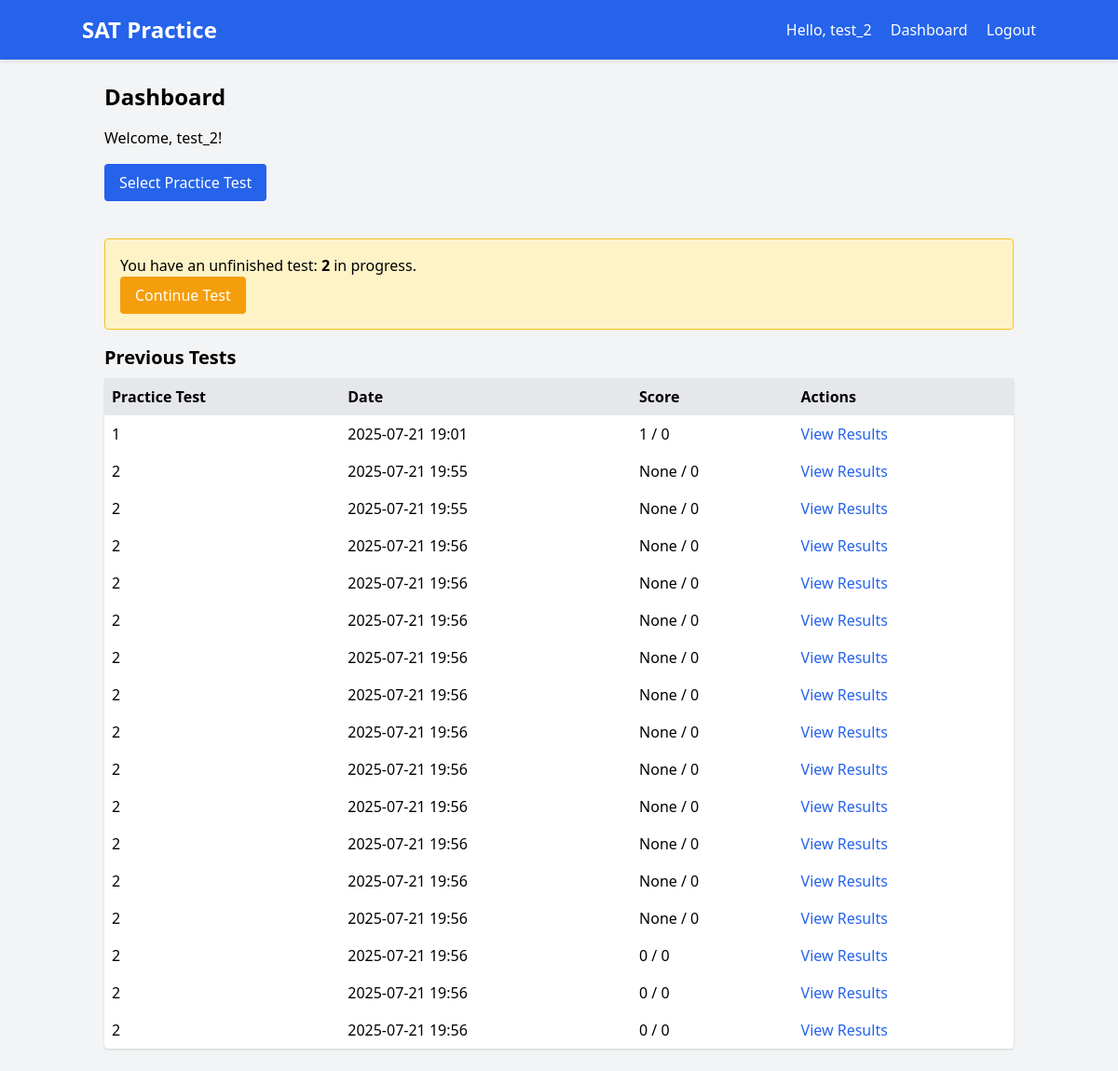
/dashboard (signed in), run on the app's committed database.
### app.py (models this page shows)
class User(db.Model):
    id = db.Column(db.Integer, primary_key=True)
    username = db.Column(db.String(80), unique=True, nullable=False)
    password = db.Column(db.String(120), nullable=False)
    email = db.Column(db.String(120), unique=True, nullable=False)

class TestSession(db.Model):
    id = db.Column(db.Integer, primary_key=True)
    user_id = db.Column(db.Integer, db.ForeignKey('user.id'), nullable=False)
    practice_test_id = db.Column(db.String(10), nullable=False)  # ID of the practice test (e.g., 'test1', 'test2')
    start_time = db.Column(db.DateTime, nullable=False)
    score = db.Column(db.Integer, nullable=True)
    answers = db.Column(db.Text, nullable=True)  # JSON string of answers
    current_question = db.Column(db.Integer, default=0)
    current_section = db.Column(db.Integer, default=0)  # 0 to 3 for the 4 sections
    marked_for_review = db.Column(db.Text, nullable=True)  # JSON string of marked questions
    section_start_time = db.Column(db.DateTime, nullable=True)

### app.py (the view)
@app.route('/dashboard')
def dashboard():
    if 'user_id' not in session:
        flash('Please log in to access the dashboard.')
        return redirect(url_for('login'))
    user = User.query.get(session['user_id'])
    active_session = TestSession.query.filter_by(
        user_id=user.id, score=None
    ).order_by(TestSession.start_time.desc()).first()
    test_sessions = TestSession.query.filter_by(user_id=user.id).all()
    return render_template('dashboard.html',
                           username=session['username'],
                           test_sessions=test_sessions,
        active_session=active_session)

### templates/dashboard.html (shortened to what this page needs)
{% extends 'base.html' %}
{% block content %}
    <h2 class="text-2xl font-bold mb-4">Dashboard</h2>
    <p class="mb-4">Welcome, {{ username }}!</p>
    <a href="{{ url_for('select_test') }}" class="bg-blue-600 text-white px-4 py-2 rounded hover:bg-blue-700 mb-6 inline-block">Select Practice Test</a>
    {% if active_session %}
    <div class="my-4 p-4 border border-yellow-400 bg-yellow-100 rounded">
        <p>You have an unfinished test: <strong>{{ active_session.practice_test_id }}</strong> in progress.</p>
        <form action="{{ url_for('resume_test') }}" method="POST">
            <button type="submit" class="bg-yellow-500 text-white px-4 py-2 rounded hover:bg-yellow-600">
                Continue Test
            </button>
        </form>
    </div>
    {% endif %}
    <h3 class="text-xl font-bold mb-2">Previous Tests</h3>
    {% if test_sessions %}
        <table class="w-full bg-white shadow rounded">
            <thead>
                <tr class="bg-gray-200">
                    <th class="p-2 text-left">Practice Test</th>
                    <th class="p-2 text-left">Date</th>
                    <th class="p-2 text-left">Score</th>
                    <th class="p-2 text-left">Actions</th>
                </tr>
            </thead>
            <tbody>
                {% for session in test_sessions %}
                    <tr>
                        <td class="p-2">{{ session.practice_test_id }}</td>
                        <td class="p-2">{{ session.start_time.strftime('%Y-%m-%d %H:%M') }}</td>
                        <td class="p-2">{{ session.score }} / {{ questions|length }}</td>
                        <td class="p-2">
                            <a href="{{ url_for('results', session_id=session.id) }}" class="text-blue-600 hover:underline">View Results</a>
                        </td>
                    </tr>
                {% endfor %}
            </tbody>
        </table>
    {% else %}
        <p>No tests taken yet.</p>
    {% endif %}
{% endblock %}

### templates/base.html (shortened to what this page needs)
<!DOCTYPE html>
<html lang="en">
<head>
    <link href="https://cdn.jsdelivr.net/npm/tailwindcss@2.2.19/dist/tailwind.min.css" rel="stylesheet">
    <link rel="stylesheet" href="{{ url_for('static', filename='css/style.css') }}">
</head>
<body class="bg-gray-100 font-sans">
    <nav class="bg-blue-600 text-white p-4">
        <div class="container mx-auto flex justify-between items-center">
            <a href="{{ url_for('index') }}" class="text-2xl font-bold">SAT Practice</a>
            <div>
                {% if session.username %}
                    <span class="mr-4">Hello, {{ session.username }}</span>
                    <a href="{{ url_for('dashboard') }}" class="mr-4">Dashboard</a>
                    <a href="{{ url_for('logout') }}">Logout</a>
                {% else %}
                    <a href="{{ url_for('login') }}" class="mr-4">Login</a>
                    <a href="{{ url_for('register') }}">Register</a>
                {% endif %}
            </div>
        </div>
    </nav>
    <div class="container mx-auto p-6">
        {% block content %}{% endblock %}
    </div>
</body>
</html>

### static/css/style.css (style rules this page uses)
body { min-height: 100vh; display: flex; flex-direction: column; }
.container { flex: 1; }
nav { box-shadow: 0 2px 4px rgba(0, 0, 0, 0.1); }

### data on the page
User: username "test_2"
TestSession: practice_test_id "2", start_time "2025-07-21 19:56", score "None", questions "0"
TestSession: practice_test_id "1", start_time "2025-07-21 19:01", score "1", questions "0"
TestSession: practice_test_id "2", start_time "2025-07-21 19:55", score "None", questions "0"
TestSession: practice_test_id "2", start_time "2025-07-21 19:55", score "None", questions "0"
TestSession: practice_test_id "2", start_time "2025-07-21 19:56", score "None", questions "0"
TestSession: practice_test_id "2", start_time "2025-07-21 19:56", score "None", questions "0"
TestSession: practice_test_id "2", start_time "2025-07-21 19:56", score "None", questions "0"
TestSession: practice_test_id "2", start_time "2025-07-21 19:56", score "None", questions "0"
TestSession: practice_test_id "2", start_time "2025-07-21 19:56", score "None", questions "0"
TestSession: practice_test_id "2", start_time "2025-07-21 19:56", score "None", questions "0"
TestSession: practice_test_id "2", start_time "2025-07-21 19:56", score "None", questions "0"
TestSession: practice_test_id "2", start_time "2025-07-21 19:56", score "None", questions "0"
TestSession: practice_test_id "2", start_time "2025-07-21 19:56", score "None", questions "0"
TestSession: practice_test_id "2", start_time "2025-07-21 19:56", score "None", questions "0"
TestSession: practice_test_id "2", start_time "2025-07-21 19:56", score "0", questions "0"
TestSession: practice_test_id "2", start_time "2025-07-21 19:56", score "0", questions "0"
TestSession: practice_test_id "2", start_time "2025-07-21 19:56", score "0", questions "0"
